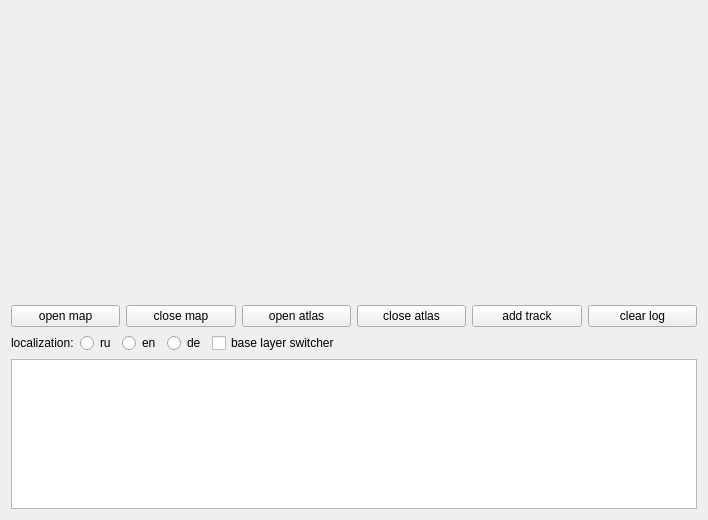
<?xml version="1.0" encoding="UTF-8"?>
<ui version="4.0">
 <class>MapWindow</class>
 <widget class="QWidget" name="MapWindow">
  <property name="geometry">
   <rect>
    <x>0</x>
    <y>0</y>
    <width>708</width>
    <height>520</height>
   </rect>
  </property>
  <property name="windowTitle">
   <string>Demo map</string>
  </property>
  <layout class="QHBoxLayout" name="horizontalLayout">
   <item>
    <layout class="QVBoxLayout" name="verticalLayout_2">
     <item>
      <layout class="QHBoxLayout" name="horizontalLayout_2">
       <item>
        <widget class="PwGisWidget" name="pwgiswidget" native="true">
         <property name="sizePolicy">
          <sizepolicy hsizetype="Expanding" vsizetype="Expanding">
           <horstretch>0</horstretch>
           <verstretch>0</verstretch>
          </sizepolicy>
         </property>
        </widget>
       </item>
      </layout>
     </item>
     <item>
      <layout class="QHBoxLayout" name="horizontalLayout_3">
       <item>
        <widget class="QPushButton" name="btnOpenMap">
         <property name="text">
          <string>open map</string>
         </property>
        </widget>
       </item>
       <item>
        <widget class="QPushButton" name="btnCloseMap">
         <property name="text">
          <string>close map</string>
         </property>
        </widget>
       </item>
       <item>
        <widget class="QPushButton" name="btnOpenAtlas">
         <property name="text">
          <string>open atlas</string>
         </property>
        </widget>
       </item>
       <item>
        <widget class="QPushButton" name="btnCloseAtlas">
         <property name="text">
          <string>close atlas</string>
         </property>
        </widget>
       </item>
       <item>
        <widget class="QPushButton" name="btnAddTrack">
         <property name="text">
          <string>add track</string>
         </property>
        </widget>
       </item>
       <item>
        <widget class="QPushButton" name="btnClearLog">
         <property name="text">
          <string>clear log</string>
         </property>
        </widget>
       </item>
      </layout>
     </item>
     <item>
      <layout class="QHBoxLayout" name="horizontalLayout_4">
       <item>
        <widget class="QLabel" name="labelLocalization">
         <property name="text">
          <string>localization:</string>
         </property>
        </widget>
       </item>
       <item>
        <widget class="QRadioButton" name="radioButtonRU">
         <property name="text">
          <string>ru</string>
         </property>
        </widget>
       </item>
       <item>
        <widget class="QRadioButton" name="radioButtonEN">
         <property name="text">
          <string>en</string>
         </property>
        </widget>
       </item>
       <item>
        <widget class="QRadioButton" name="radioButtonDE">
         <property name="text">
          <string>de</string>
         </property>
        </widget>
       </item>
       <item>
        <widget class="QCheckBox" name="checkBoxBaseLayerSwitcher">
         <property name="text">
          <string>base layer switcher</string>
         </property>
        </widget>
       </item>
       <item>
        <spacer name="horizontalSpacer">
         <property name="orientation">
          <enum>Qt::Horizontal</enum>
         </property>
         <property name="sizeHint" stdset="0">
          <size>
           <width>40</width>
           <height>20</height>
          </size>
         </property>
        </spacer>
       </item>
      </layout>
     </item>
     <item>
      <widget class="QPlainTextEdit" name="txtLog">
       <property name="sizePolicy">
        <sizepolicy hsizetype="Expanding" vsizetype="Fixed">
         <horstretch>0</horstretch>
         <verstretch>0</verstretch>
        </sizepolicy>
       </property>
       <property name="minimumSize">
        <size>
         <width>0</width>
         <height>150</height>
        </size>
       </property>
       <property name="maximumSize">
        <size>
         <width>16777215</width>
         <height>150</height>
        </size>
       </property>
      </widget>
     </item>
    </layout>
   </item>
  </layout>
 </widget>
 <customwidgets>
  <customwidget>
   <class>PwGisWidget</class>
   <extends>QWidget</extends>
   <header location="global">PwGis/pwgiswidget.h</header>
   <container>1</container>
  </customwidget>
 </customwidgets>
 <resources/>
 <connections/>
</ui>
